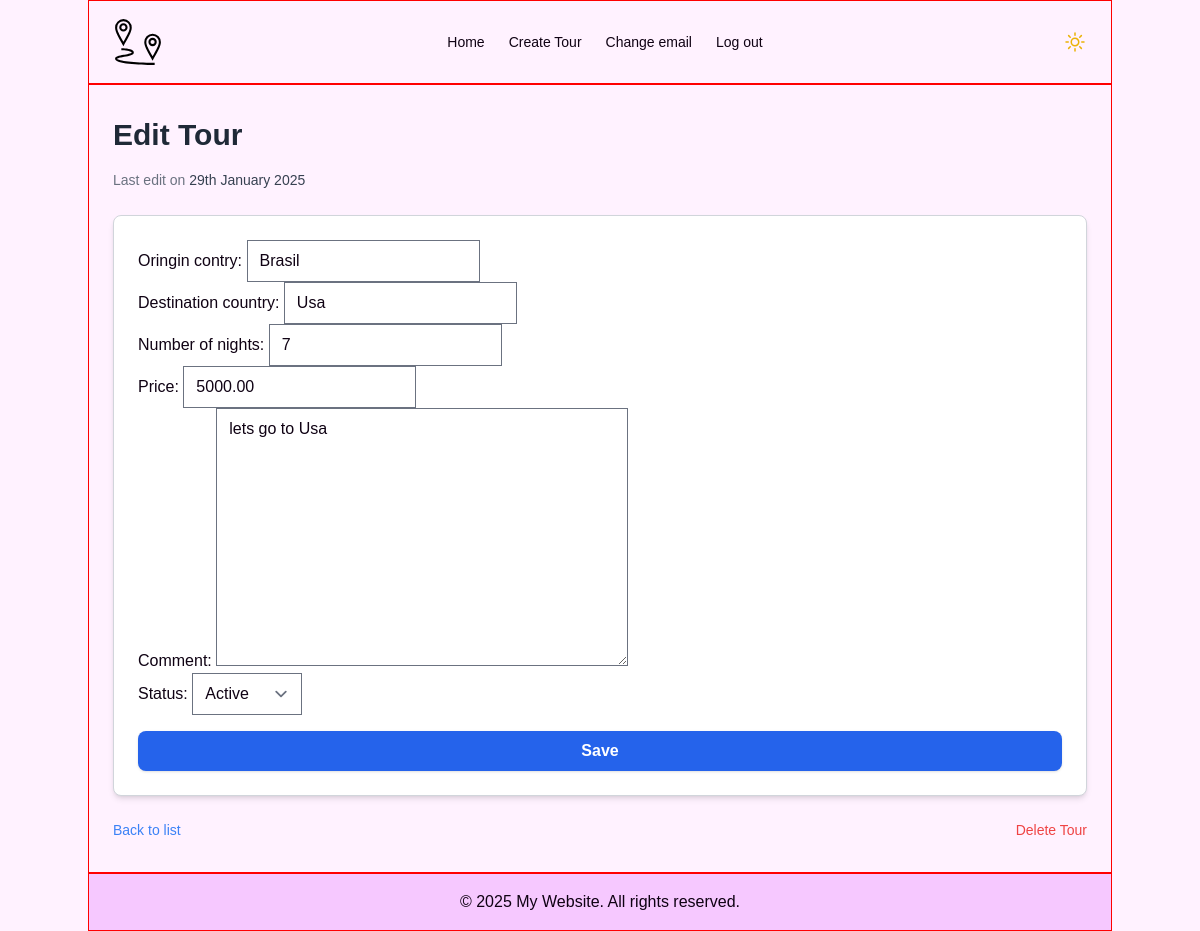
Screenshot of /tour/1/update/ (signed in) with the database file from the repository.
### app/models.py (models this page shows, shortened)
class Tour(models.Model):
    oringin_contry = models.CharField(max_length=64)
    destination_country = models.CharField(max_length=64)
    number_of_nights = models.IntegerField()
    price = models.DecimalField(max_digits=10, decimal_places=2)
    comment = models.TextField(blank=True, default="")
    status = models.CharField(max_length=20, choices=TOUR_STATUS, default="active")
    create_at = models.DateTimeField(auto_now_add=True)
    update_at = models.DateTimeField(auto_now=True)
    creator = models.ForeignKey(
        settings.AUTH_USER_MODEL, on_delete=models.CASCADE, related_name="tours"
    )

### app/views.py (the view)
class TourUpdateView(LoginRequiredMixin, UserPassesTestMixin, UpdateView):
    template_name = "app/tour_update.html"
    model = Tour
    fields = [
        "oringin_contry",
        "destination_country",
        "number_of_nights",
        "price",
        "comment",
        "status",
    ]
    success_url = reverse_lazy("home")
    context_object_name = "tour"
    def test_func(self) -> bool | None:
        return self.request.user == self.get_object().creator

### templates/app/tour_update.html (shortened to what this page needs)
{% extends 'app/layouts/base_form.html' %}
{% block content %}
  <div class="container mx-auto px-4 py-8">
    <h1 class="text-3xl font-bold text-gray-800 mb-4">Edit Tour</h1>
    <p class="text-sm text-gray-500 mb-6">
      Last edit on <span class="font-medium text-gray-700">{{ tour.update_at|date:'jS F Y' }}</span>
    </p>
    <form method="POST" class="bg-white p-6 rounded-lg shadow-md border border-gray-300">
      {{ form.as_p }}
      <div class="mt-4">
        <button type="submit" class="w-full bg-blue-600 text-white font-semibold py-2 px-4 rounded-lg shadow hover:bg-blue-700 transition">Save</button>
      </div>
    </form>
    <div class="flex justify-between items-center mt-6">
      <a href="{% url 'home' %}" class="text-blue-500 hover:underline text-sm">Back to list</a>
      <a href="{% url 'tour_delete' tour.id %}" class="text-red-500 hover:underline text-sm">Delete Tour</a>
    </div>
  </div>
{% endblock %}

### rows the page displays
Tour: update_at "29th January 2025", oringin_contry "Brasil", destination_country "Usa", number_of_nights "7", price "5000.00", comment "lets go to Usa", status "Active"
